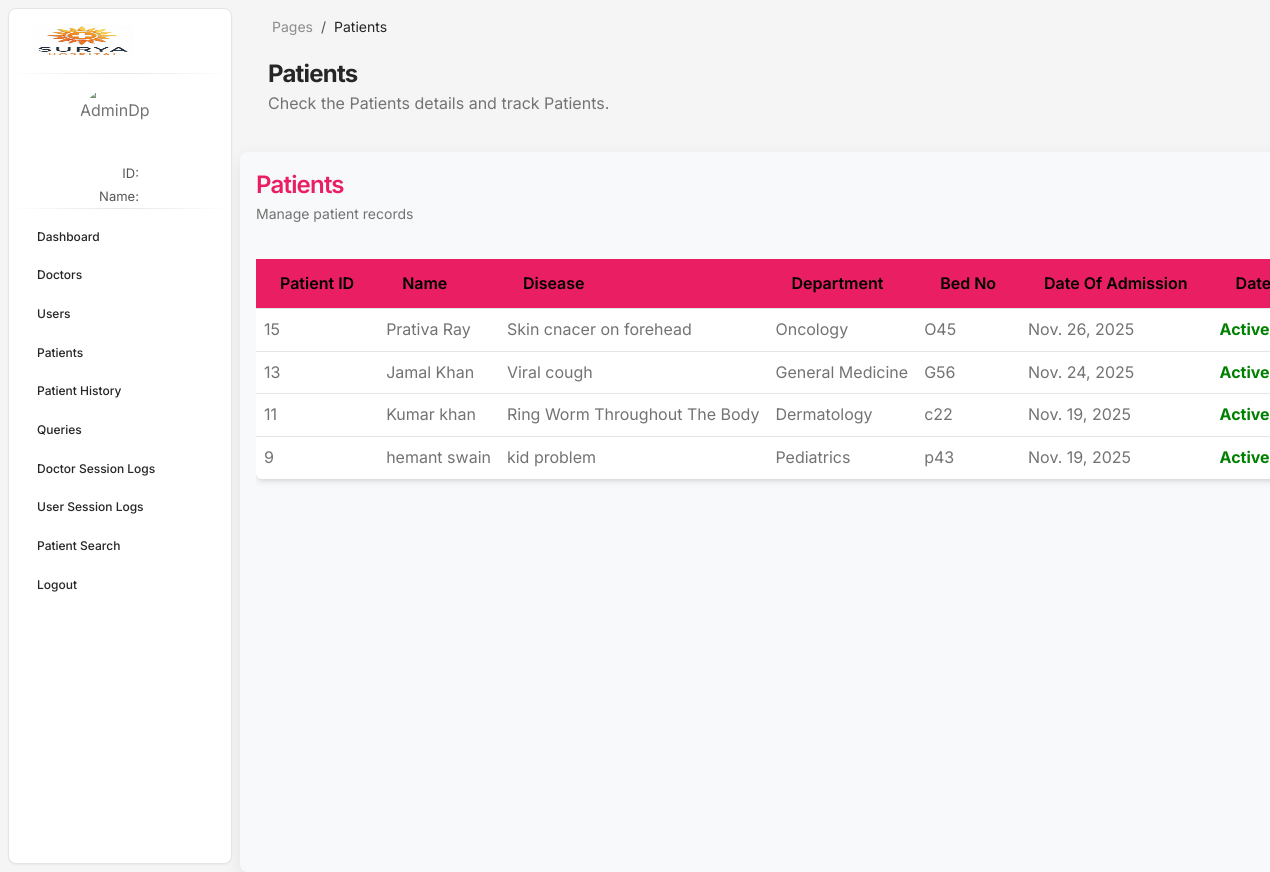
/hmsadmin/adminpatients, run on the app's committed database.
### hmsadmin/models.py (models this page shows)
class Patient(models.Model):
    name = models.CharField(max_length=50)
    disease = models.CharField(max_length=100)
    department = models.ForeignKey(Department,on_delete=models.CASCADE)
    bedno = models.CharField(max_length=10)
    phone = models.BigIntegerField(null=True,blank=True,unique=False)
    indate = models.DateField(default=timezone.now)
    outdate = models.DateField(null=True,blank=True)
    def __str__(self):
        return f"{self.name} (patient)"

class Department(models.Model):
    name = models.CharField(unique=True,max_length=10)
    def __str__(self):
        return self.name

### hmsadmin/views.py (the view)
# urls.py: path('/adminpatients',views.adminpatients,name='adminpatients'),
def adminpatients(request):
    activePatients = Patient.objects.filter(outdate = None ).order_by("-indate","-id")
    print(activePatients)
    return render(request,'adminpatients.html',context={"patients":activePatients})

### doctor/context_processor.py (called while the page is built, shortened)
def doctorData(request):
    dp = None
    return {"doctorData":None,"ddp":dp}

### hmsadmin/context_processor.py (called while the page is built, shortened)
def adminData(request):
    dp= None
    return {"adminData":None,"adp":dp}

### user/context_processor.py (called while the page is built, shortened)
def userData(request):
    return {"userData":None,"dp":None}

### hmsadmin/templates/adminpatients.html (shortened to what this page needs)
{% load static %}
{% include 'common/adminlink.html' %}
<body class="g-sidenav-show  bg-gray-100">
  {% include 'common/adminaside.html' %}
  <main class="main-content position-relative max-height-vh-100 h-100 border-radius-lg ">
    <nav class="navbar navbar-main navbar-expand-lg px-0 mx-3 shadow-none border-radius-xl" id="navbarBlur" data-scroll="true">
      <div class="container-fluid py-1 px-3">
        <nav aria-label="breadcrumb">
          <ol class="breadcrumb bg-transparent mb-0 pb-0 pt-1 px-0 me-sm-6 me-5">
            <li class="breadcrumb-item text-sm"><a class="opacity-5 text-dark" href="javascript:;">Pages</a></li>
            <li class="breadcrumb-item text-sm text-dark active" aria-current="page">Patients</li>
          </ol>
        </nav>
      </div>
    </nav>
    <div class="container-fluid py-2">
      <div class="row">
        <div class="ms-3">
          <h3 class="mb-0 h4 font-weight-bolder">Patients</h3>
          <p class="mb-4">
            Check the Patients details and track Patients.
          </p>
        </div>
    </div>
</div>
<div class="v-container mt-1" style="height:90vh; margin-top:1rem; width:85vw;">
  <div class="grid-header mb-3">
    <div>
      <h4 class="mb-0 text-primary">Patients</h4>
      <small class="text-muted">Manage patient records</small>
    </div>
  </div>
  <div class="grid-area overflow-auto">
    <table class="table table-hover align-middle bg-white shadow rounded w-100">
      <thead class="bg-primary text-white sticky-top">
        <tr>
          <th style="color:black;">Patient ID</th>
          <th style="color:black;">Name</th>
          <th style="color:black;">Disease</th>
          <th style="color:black;">Department</th>
          <th style="color:black;">Bed No</th>
          <th style="color:black;">Date of Admission</th>
          <th style="color:black;">Date of Discharge</th>
        </tr>
      </thead>
      <tbody>
         {% for patient in patients %}
        <tr>
          <td>{{ patient.id }}</td>
          <td>{{ patient.name }}</td>
          <td>{{ patient.disease }}</td>
          <td>{{ patient.department }}</td>
          <td>{{ patient.bedno }}</td>
          <td>{{ patient.indate }}</td>
          <td style="color: green; font-weight: bold;">Active</td>
        </tr>
         {% endfor %}
      </tbody>
    </table>
  </div>
</div>
  </main>
</body>
</html>

### hmsadmin/templates/adminpatients.html (style rules this page uses)
.v-container { background: #f8f9fa; border-radius: 0.5rem; padding: 1rem; box-shadow: 0 6px 18px rgba(0,0,0,0.08); display: flex; flex-direction: column; gap: 1rem; }
.grid-header { display: flex; justify-content: space-between; align-items: center; }
.sticky-top { top: 0; }

### data on the page
Patient: id "15", name "Prativa Ray", disease "Skin cnacer on forehead", department "Oncology", bedno "O45", indate "Nov. 26, 2025"
Patient: id "13", name "Jamal Khan", disease "Viral cough", department "General Medicine", bedno "G56", indate "Nov. 24, 2025"
Patient: id "11", name "Kumar khan", disease "Ring Worm Throughout The Body", department "Dermatology", bedno "c22", indate "Nov. 19, 2025"
Patient: id "9", name "hemant swain", disease "kid problem", department "Pediatrics", bedno "p43", indate "Nov. 19, 2025"
